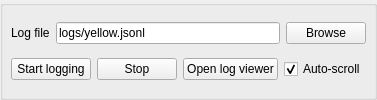
             <widget class="QWidget" name="pageDiagLogging">
              <attribute name="title">
               <string>Logging</string>
              </attribute>
              <layout class="QVBoxLayout" name="layout_pageDiagLogging">
               <property name="spacing">
                <number>0</number>
               </property>
               <property name="leftMargin">
                <number>0</number>
               </property>
               <property name="topMargin">
                <number>0</number>
               </property>
               <property name="rightMargin">
                <number>0</number>
               </property>
               <property name="bottomMargin">
                <number>0</number>
               </property>
               <item>
                <widget class="QGroupBox" name="gbDiagLogging">
                 <property name="sizePolicy">
                  <sizepolicy hsizetype="Expanding" vsizetype="Expanding">
                   <horstretch>1</horstretch>
                   <verstretch>1</verstretch>
                  </sizepolicy>
                 </property>
                 <property name="maximumSize">
                  <size>
                   <width>700</width>
                   <height>16777215</height>
                  </size>
                 </property>
                 <property name="title">
                  <string/>
                 </property>
                 <layout class="QGridLayout" name="layoutDiagLogging">
                  <property name="leftMargin">
                   <number>8</number>
                  </property>
                  <property name="topMargin">
                   <number>8</number>
                  </property>
                  <property name="rightMargin">
                   <number>8</number>
                  </property>
                  <property name="bottomMargin">
                   <number>8</number>
                  </property>
                  <property name="spacing">
                   <number>6</number>
                  </property>
                  <item row="0" column="0">
                   <widget class="QLabel" name="lblDiagLogPath">
                    <property name="text">
                     <string>Log file</string>
                    </property>
                   </widget>
                  </item>
                  <item row="0" column="1">
                   <widget class="QLineEdit" name="txtDiagLogPath">
                    <property name="text">
                     <string>logs/yellow.jsonl</string>
                    </property>
                   </widget>
                  </item>
                  <item row="0" column="2">
                   <widget class="QPushButton" name="btnDiagBrowseLog">
                    <property name="text">
                     <string>Browse</string>
                    </property>
                   </widget>
                  </item>
                  <item row="1" column="0" colspan="3">
                   <layout class="QHBoxLayout" name="layoutDiagLogBtns">
                    <property name="spacing">
                     <number>6</number>
                    </property>
                    <property name="leftMargin">
                     <number>0</number>
                    </property>
                    <property name="topMargin">
                     <number>0</number>
                    </property>
                    <property name="rightMargin">
                     <number>0</number>
                    </property>
                    <property name="bottomMargin">
                     <number>0</number>
                    </property>
                    <item>
                     <widget class="QPushButton" name="btnDiagStartLog">
                      <property name="text">
                       <string>Start logging</string>
                      </property>
                     </widget>
                    </item>
                    <item>
                     <widget class="QPushButton" name="btnDiagStopLog">
                      <property name="text">
                       <string>Stop</string>
                      </property>
                     </widget>
                    </item>
                    <item>
                     <widget class="QPushButton" name="btnDiagOpenViewer">
                      <property name="text">
                       <string>Open log viewer</string>
                      </property>
                     </widget>
                    </item>
                    <item>
                     <widget class="QCheckBox" name="chkDiagAutoScroll">
                      <property name="text">
                       <string>Auto-scroll</string>
                      </property>
                      <property name="checked">
                       <bool>true</bool>
                      </property>
                     </widget>
                    </item>
                   </layout>
                  </item>
                 </layout>
                </widget>
               </item>
              </layout>
             </widget>
